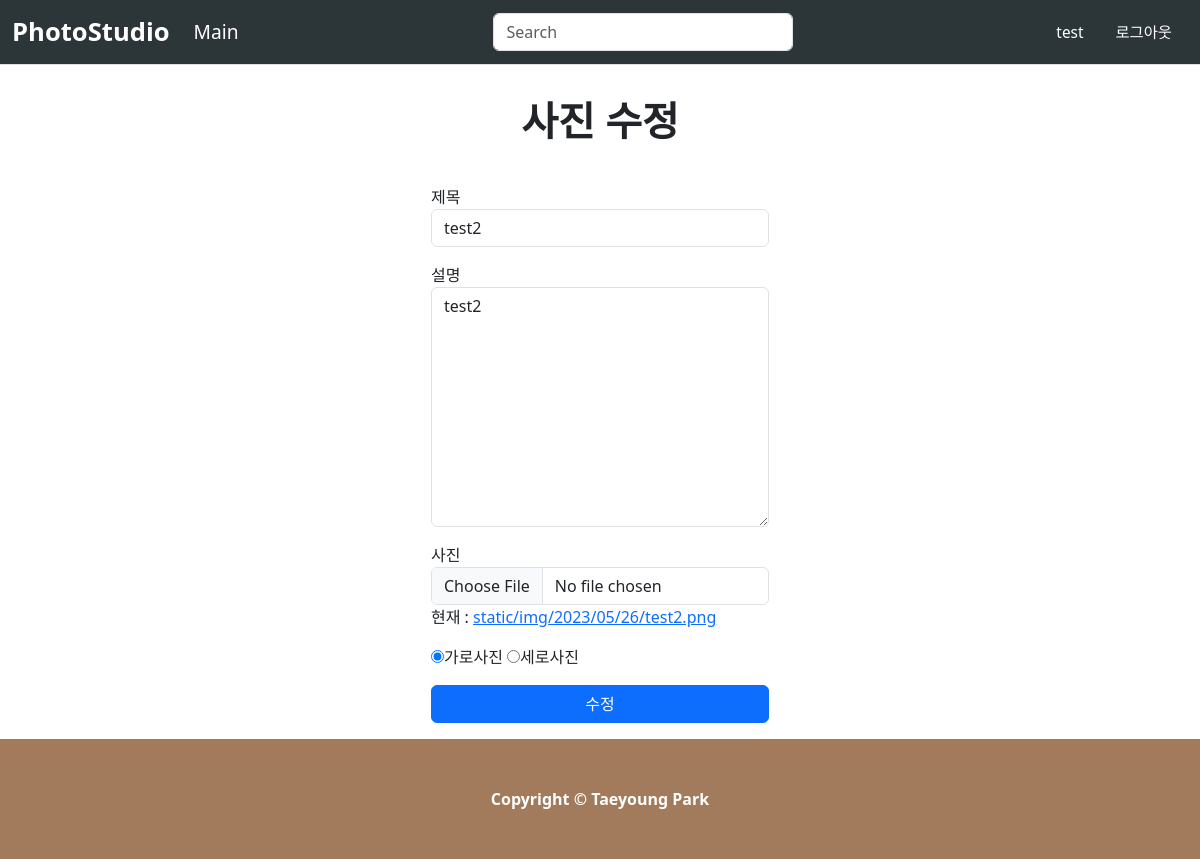
/album/2/photo_edit/14 (signed in), run on the app's committed database.
### photo_studio/models.py (models this page shows, shortened)
class User(AbstractUser):
    username = models.CharField(primary_key=True, max_length=20, verbose_name="아이디")
    phone_number = models.CharField(max_length=15, verbose_name="전화번호")
    email = models.EmailField(max_length=50, verbose_name="이메일")
    last_login = models.DateTimeField(auto_now=True, verbose_name="최근 접속일")
    date_joined = models.DateTimeField(auto_now_add=True, verbose_name="가입일")
    first_name = models.CharField(max_length=20, verbose_name="이름")
    last_name = models.CharField(max_length=20, verbose_name="성")
    is_staff = models.BooleanField(default=False, verbose_name="관리자 여부")
    is_active = models.BooleanField(default=True, verbose_name="활성화 여부")
    is_superuser = models.BooleanField(default=False, verbose_name="최고 관리자 여부")
    class Meta:
        verbose_name = "사용자"
        verbose_name_plural = "사용자"

class Photo(models.Model):
    album = models.ForeignKey(Album, on_delete=models.CASCADE, verbose_name="앨범")
    title = models.CharField(max_length=50, verbose_name="제목")
    description = models.CharField(max_length=100, verbose_name="설명")
    image = models.ImageField(upload_to="static/img/%Y/%m/%d", verbose_name="이미지")
    property = models.CharField(max_length=50, verbose_name="속성", default="", null=False)
    owner = models.CharField(max_length=20, verbose_name="사용자")
    class Meta:
        verbose_name = "사진"
        verbose_name_plural = "사진"

### photo_studio/views.py (the view)
# urls.py: path('album/<int:album_id>/photo_edit/<int:photo_id>', photo_edit, name='photo_edit'),
@login_required
def photo_edit(request, album_id, photo_id):
    context = {}
    context['album_id'] = album_id
    context['photo_id'] = photo_id
    try:
        photo = Photo.objects.get(id=photo_id)
    except Photo.DoesNotExist:
        raise Http404
    if request.method == "POST":
        form = PhotoForm(request.POST, request.FILES)
        if form.is_valid():
            photo.title = form.cleaned_data['title']
            photo.description = form.cleaned_data['description']
            photo.image = form.cleaned_data['image']
            photo.property = form.cleaned_data['property']
            photo.save()
            return redirect('photo_studio:album', album_id=album_id)
        else:
            context['form'] = form
    else:
        form = PhotoForm(instance=photo)
        context['form'] = form
    return render(request, 'photo_studio/photo_edit.html', context=context)

### photo_studio/forms.py
class PhotoForm(forms.ModelForm):
    class Meta:
        model = Photo
        fields = ("title", "description", "image", "property")

### templates/photo_studio/photo_edit.html (shortened to what this page needs)
{% extends 'photo_studio/base.html' %}
{% block content %}
    <div class="container my-3 py-3" style="text-align:center;">
        <h1><b>사진 수정</b></h1>
    </div>
    <div class="container my-3" style="display: flex; justify-content: center;">
        <form method="post" action="{% url 'photo_studio:photo_edit' album_id=album_id photo_id=photo_id %}" enctype="multipart/form-data">
            <div class="col-12 mb-3">
                <label for="title">제목</label>
                <input type="text"
                       class="form-control"
                       name="title" id="title"
                       value="{{ form.title.value|default_if_none:'' }}"
                       required>
            </div>
            <div class="col-12 mb-3">
                <label for="description">설명</label>
                <textarea
                       class="form-control"
                       name="description"
                       id="description"
                       style="font-size:1rem; height:15rem">{{ form.description.value|default_if_none:'' }}</textarea>
            </div>
            <div class="col-12 mb-3">
                <label for="image">사진</label>
                <input type="file"
                       class="form-control"
                       name="image"
                       id="image"
                       accept="image/jpeg, image/png"
                       required>
                       <label>현재 : <a href="/{{form.image.value|default_if_none:''}}">{{form.image.value}}</a><label>
            </div>
            <div class="col-12 mb-3">
                <input type="radio" name="property" value="가로" {% if form.property.value == "가로" %}checked{% endif %}>가로사진
                <input type="radio" name="property" value="세로" {% if form.property.value == "세로" %}checked{% endif %}>세로사진
            </div>
            <button type="submit" class="btn btn-primary col-12">수정</button>
        </form>
    </div>
{% endblock content %}

### templates/photo_studio/navbar.html (shortened to what this page needs)
<nav class="navbar navbar-expand-lg border-bottom" style="background-color:#2C3639; font-size:1.2rem;">
    <div class="container-fluid">
        <a class="navbar-brand" href="{% url 'photo_studio:index' %}" style="font-size:1.6rem;"><b>PhotoStudio</b></a>
        <div class="collapse navbar-collapse item2" id="navbarSupportedContent" style="float:left; z-index:1;">
            <ul class="navbar-nav mb-2 mb-lg-0">
                <li class="nav-item">
                    <a class="nav-link" href="{% url 'photo_studio:main' %}">Main</a>
                </li>
            </ul>
            {% if request.path != '/' %}
            <div class="search_text" style="font-size:1rem; position:relative; width:300px; margin:0 auto;">
                {% if request.path != '/login/' and 'new' not in request.path and request.path != '/account/' %}
                    <input class="form-control me-2" type="text" id="search_photo" placeholder="Search" aria-label="Search" oninput="search()">
                {% endif %}
            </div>
            {% endif %}
        </div>
        <div class="item1">
            <ul class="navbar-nav me-auto mb-2 mb-lg-0" style="flex-direction: row; float: right; font-size:80%;">
                {% if user.is_authenticated %}
                    <li class="nav-item" id="account-settings">
                        <a class="nav-link" href="{% url 'photo_studio:account' %}" >{{ user.username }}</a>
                    </li>
                    <li class="nav-item" id="account-settings">
                        <a class="nav-link" href="{% url 'photo_studio:logout' %}" onclick='alert("로그아웃 되었습니다")'>로그아웃</a>
                    </li>
                {% else %}
                    <li class="nav-item" id="account-settings">
                        <a class="nav-link" href="{% url 'photo_studio:login' %}">로그인</a>
                    </li>
                {% endif %}
            </ul>
        </div>
    </div>
</nav>

### templates/photo_studio/base.html (style rules this page uses)
#account-settings { padding-right:8px; padding-left:8px; }
li a { display: block; }

### data on the page
User: username "test"
Photo: title "test2", description "test2", image.value "static/img/2023/05/26/test2.png", property "☑"
